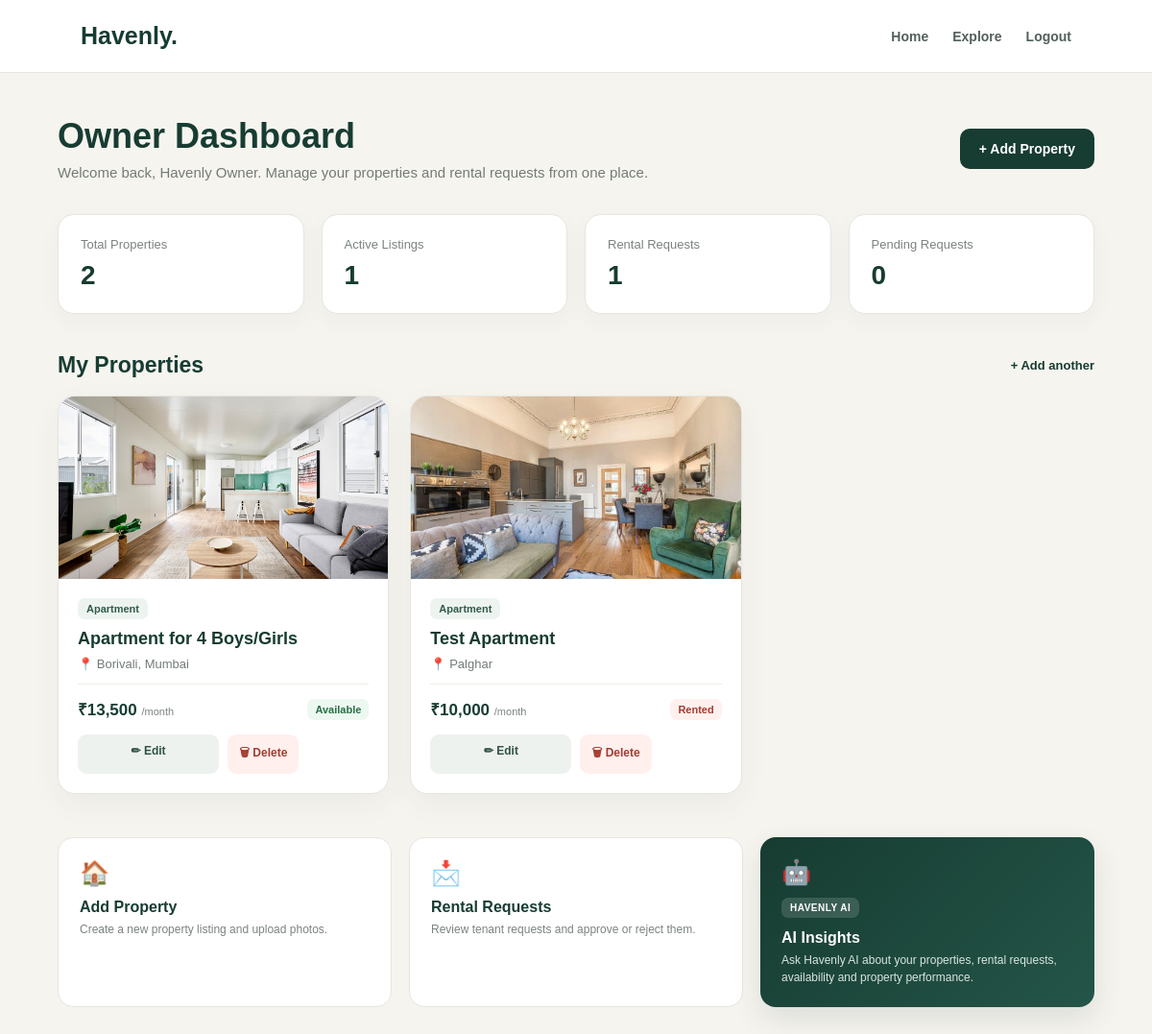
Screenshot of /owner-dashboard (signed in) with the database file from the repository.
### tables this page shows
CREATE TABLE properties (
    id INTEGER PRIMARY KEY AUTOINCREMENT,
    title TEXT NOT NULL,
    property_type TEXT NOT NULL,
    location TEXT NOT NULL,
    rent INTEGER NOT NULL,
    description TEXT,
    image_url TEXT,
    available INTEGER DEFAULT 1
, owner_id INTEGER);

### app.py (the view)
@app.route("/owner-dashboard")
def owner_dashboard():
    if "user_id" not in session:
        return redirect(url_for("login"))
    if session.get("user_role") != "owner":
        return redirect(url_for("tenant_dashboard"))
    owner_id = session["user_id"]
    connection = get_db_connection()
    owner_properties = connection.execute(
        """
        SELECT *
        FROM properties
        WHERE owner_id = ?
        ORDER BY id DESC
        """,
        (owner_id,)
    ).fetchall()
    total_properties = connection.execute(
        """
        SELECT COUNT(*)
        FROM properties
        WHERE owner_id = ?
        """,
        (owner_id,)
    ).fetchone()[0]
    active_properties = connection.execute(
        """
        SELECT COUNT(*)
        FROM properties
        WHERE owner_id = ?
        AND available = 1
        """,
        (owner_id,)
    ).fetchone()[0]
    total_requests = connection.execute(
        """
        SELECT COUNT(*)
        FROM rental_requests
        JOIN properties
            ON rental_requests.property_id = properties.id
        WHERE properties.owner_id = ?
        """,
        (owner_id,)
    ).fetchone()[0]
    pending_requests = connection.execute(
        """
        SELECT COUNT(*)
        FROM rental_requests
        JOIN properties
            ON rental_requests.property_id = properties.id
        WHERE properties.owner_id = ?
        AND rental_requests.status = 'Pending'
        """,
        (owner_id,)
    ).fetchone()[0]
    connection.close()
    return render_template(
        "owner_dashboard.html",
        owner_properties=owner_properties,
        total_properties=total_properties,
        active_properties=active_properties,
        total_requests=total_requests,
        pending_requests=pending_requests
    )

### app.py (called while the page is built)
def get_db_connection():
    connection = sqlite3.connect("database/database.db")
    connection.row_factory = sqlite3.Row
    return connection

### templates/owner_dashboard.html (shortened to what this page needs)
<!DOCTYPE html>
<html lang="en">
<head>
</head>
<body>
    <nav>
        <a href="/" class="logo">
            Havenly.
        </a>
        <div class="nav-links">
            <a href="/">
                Home
            </a>
            <a href="/properties">
                Explore
            </a>
            <a href="/logout">
                Logout
            </a>
        </div>
    </nav>
    <main class="page">
        <div class="dashboard-header">
            <div>
                <h1>
                    Owner Dashboard
                </h1>
                <p>
                    Welcome back, {{ session["user_name"] }}.
                    Manage your properties and rental requests from one place.
                </p>
            </div>
            <a
                href="/add-property"
                class="add-btn"
            >
                + Add Property
            </a>
        </div>
        <section class="stats-grid">
            <div class="stat-card">
                <div class="stat-label">
                    Total Properties
                </div>
                <div class="stat-value">
                    {{ total_properties }}
                </div>
            </div>
            <div class="stat-card">
                <div class="stat-label">
                    Active Listings
                </div>
                <div class="stat-value">
                    {{ active_properties }}
                </div>
            </div>
            <div class="stat-card">
                <div class="stat-label">
                    Rental Requests
                </div>
                <div class="stat-value">
                    {{ total_requests }}
                </div>
            </div>
            <div class="stat-card">
                <div class="stat-label">
                    Pending Requests
                </div>
                <div class="stat-value">
                    {{ pending_requests }}
                </div>
            </div>
        </section>
        <div class="section-header">
            <h2>
                My Properties
            </h2>
            <a href="/add-property">
                + Add another
            </a>
        </div>
        {% if owner_properties %}
            <section class="property-grid">
                {% for property in owner_properties %}
                    <article class="property-card">
                        {% if property["image_url"] %}
                            <div class="property-image">
                                <img
                                    src="{{ property['image_url'] }}"
                                    alt="{{ property['title'] }}"
                                >
                            </div>
                        {% else %}
                            <div class="property-image placeholder">
                                No image available
                            </div>
                        {% endif %}
                        <div class="property-content">
                            <span class="property-type">
                                {{ property["property_type"] }}
                            </span>
                            <h3>
                                {{ property["title"] }}
                            </h3>
                            <div class="location">
                                📍 {{ property["location"] }}
                            </div>
                            <div class="property-bottom">
                                <div class="rent">
                                    ₹{{ "{:,}".format(property["rent"]) }}
                                    <span>/month</span>
                                </div>
                                {% if property["available"] == 1 %}
                                    <span class="availability available">
                                        Available
                                    </span>
                                {% else %}
                                    <span class="availability unavailable">
                                        Rented
                                    </span>
                                {% endif %}
                            </div>
                            <div class="property-actions">
                                <a
                                    href="/edit-property/{{ property['id'] }}"
                                    class="edit-btn"
                                >
                                    ✏ Edit
                                </a>
                                <form
                                    action="/delete-property/{{ property['id'] }}"
                                    method="POST"
                                    class="delete-form"
                                    onsubmit="return confirm('Are you sure you want to delete this property? This action cannot be undone.');"
                                >
                                    <button
                                        type="submit"
                                        class="delete-btn"
                                    >
                                        🗑 Delete
                                    </button>
                                </form>
                            </div>
                        </div>
                    </article>
                {% endfor %}
            </section>
        {% endif %}
        <section class="quick-actions">
            <a
                href="/add-property"
                class="quick-card"
            >
                <div class="quick-icon">
                    🏠
                </div>
                <h3>
                    Add Property
                </h3>
                <p>
                    Create a new property listing and upload photos.
                </p>
            </a>
            <a
                href="/owner-requests"
                class="quick-card"
            >
                <div class="quick-icon">
                    📩
                </div>
                <h3>
                    Rental Requests
                </h3>
                <p>
                    Review tenant requests and approve or reject them.
                </p>
            </a>
            <a
                href="/owner-ai-insights"
                class="quick-card ai-card"
            >
                <div class="quick-icon">
                    🤖
                </div>
                <span class="ai-badge">
                    Havenly AI
                </span>
                <h3>
                    AI Insights
                </h3>
                <p>
                    Ask Havenly AI about your properties, rental requests,
                    availability and property performance.
                </p>
            </a>
        </section>
    </main>
</body>
</html>

### templates/owner_dashboard.html (style rules this page uses)
* { margin: 0; padding: 0; box-sizing: border-box; }
body { font-family: Arial, Helvetica, sans-serif; background: #f6f4ef; color: #17231f; }
nav { height: 76px; background: #ffffff; border-bottom: 1px solid #e8e5de; display: flex; align-items: center; justify-content: space-between; padding: 0 7%; }
.logo { font-size: 25px; font-weight: 800; color: #173c32; text-decoration: none; }
.nav-links { display: flex; align-items: center; gap: 25px; }
.nav-links a { text-decoration: none; color: #53605b; font-size: 14px; font-weight: 600; }
.page { width: 90%; max-width: 1200px; margin: 45px auto 70px; }
.dashboard-header { display: flex; justify-content: space-between; align-items: center; gap: 20px; margin-bottom: 35px; }
.dashboard-header h1 { color: #173c32; font-size: 36px; margin-bottom: 8px; }
.dashboard-header p { color: #737b76; font-size: 15px; }
.add-btn { display: inline-flex; align-items: center; justify-content: center; padding: 13px 20px; background: #173c32; color: #ffffff; text-decoration: none; border-radius: 10px; font-size: 14px; font-weight: 700; }
.stats-grid { display: grid; grid-template-columns: repeat(4, 1fr); gap: 18px; margin-bottom: 40px; }
.stat-card { background: #ffffff; border: 1px solid #e7e5df; border-radius: 17px; padding: 23px; box-shadow: 0 8px 25px rgba(23, 60, 50, 0.04); }
.stat-label { color: #7b837e; font-size: 13px; margin-bottom: 9px; }
.stat-value { color: #173c32; font-size: 28px; font-weight: 800; }
.section-header { display: flex; justify-content: space-between; align-items: center; margin-bottom: 18px; }
.section-header h2 { color: #173c32; font-size: 23px; }
.section-header a { color: #173c32; text-decoration: none; font-size: 13px; font-weight: 700; }
.property-grid { display: grid; grid-template-columns: repeat(3, 1fr); gap: 22px; }
.property-card { background: #ffffff; border: 1px solid #e7e5df; border-radius: 18px; overflow: hidden; box-shadow: 0 10px 30px rgba(23, 60, 50, 0.05); }
.property-image { width: 100%; height: 190px; background: #e9e9e4; overflow: hidden; }
.property-image img { width: 100%; height: 100%; object-fit: cover; display: block; }
.property-content { padding: 20px; }
.property-type { display: inline-block; background: #edf4ef; color: #315b49; padding: 5px 9px; border-radius: 7px; font-size: 11px; font-weight: 700; margin-bottom: 10px; }
.property-content h3 { color: #173c32; font-size: 18px; margin-bottom: 8px; }
.location { color: #737b76; font-size: 13px; margin-bottom: 13px; }
.property-bottom { display: flex; align-items: center; justify-content: space-between; padding-top: 14px; border-top: 1px solid #eeeeea; }
.rent { color: #173c32; font-size: 17px; font-weight: 800; }
.rent span { font-size: 11px; color: #7c847f; font-weight: 500; }
.availability { font-size: 11px; font-weight: 700; padding: 5px 8px; border-radius: 7px; }
.available { background: #edf8f1; color: #287044; }
.unavailable { background: #fff0ee; color: #a33b31; }
.property-actions { display: grid; grid-template-columns: 1fr 1fr; gap: 9px; margin-top: 15px; }
.edit-btn, .delete-btn { border: none; border-radius: 9px; padding: 10px 12px; font-size: 12px; font-weight: 700; text-align: center; text-decoration: none; cursor: pointer; }
.edit-btn { background: #eef2ef; color: #315346; }
.delete-btn { background: #fff0ee; color: #a33b31; }
.delete-form { margin: 0; }
.quick-actions { margin-top: 45px; display: grid; grid-template-columns: repeat(3, 1fr); gap: 18px; }
.quick-card { background: #ffffff; border: 1px solid #e7e5df; border-radius: 16px; padding: 22px; text-decoration: none; transition: 0.2s ease; }
.quick-icon { font-size: 25px; margin-bottom: 12px; }
.quick-card h3 { color: #173c32; font-size: 16px; margin-bottom: 5px; }
.quick-card p { color: #7b837e; font-size: 12px; line-height: 1.5; }
.ai-card { background: linear-gradient( 135deg, #173c32, #245548 ); border: none; color: #ffffff; box-shadow: 0 12px 30px rgba(23, 60, 50, 0.12); }
.ai-card h3 { color: #ffffff; }
.ai-card p { color: #d9e5df; }
.ai-badge { display: inline-block; margin-bottom: 12px; padding: 5px 9px; border-radius: 7px; background: rgba(255, 255, 255, 0.14); color: #ffffff; font-size: 10px; font-weight: 800; letter-spacing: 0.5px; text-transform: uppercase; }

### rows the page displays
properties: image_url (picture), property_type "Apartment", title "Apartment for 4 Boys/Girls", location "Borivali, Mumbai", rent "13,500", available "Available"
properties: image_url (picture), property_type "Apartment", title "Test Apartment", location "Palghar", rent "10,000", available "Rented"

### other values shown
{{ session["user_name"] }} "Havenly Owner"
{{ total_properties }} "2"
{{ active_properties }} "1"
{{ total_requests }} "1"
{{ pending_requests }} "0"
